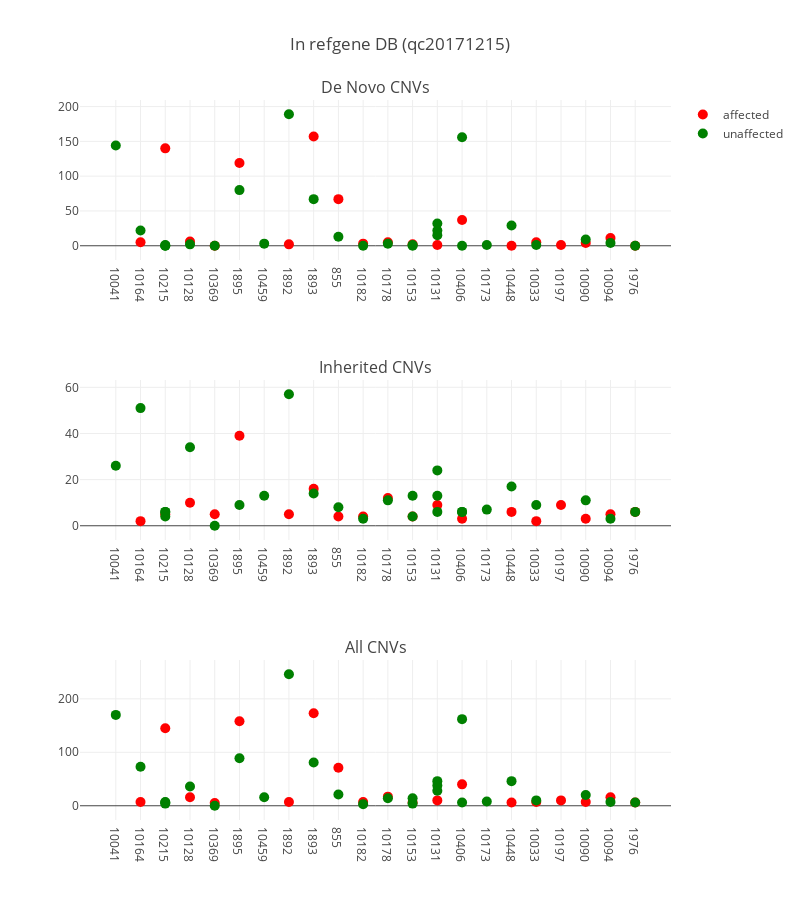

Notebook source saved alongside this figure:
### Code cell
for i in ['refgene', 'refexon', 'knowngene', 'brain']:
    plot_cnvs('/data/sudregp/cnv/penncnv/results/' + 
              'summary_%s_qc20171215.csv' % i,
              'In %s DB (qc20171215)' % i)

### Figure 1 — Plotly figure (JSON) as saved in the notebook; plotly's stock layout.template omitted (floating-point values rounded to 4 significant figures)
{"data": [{"hoverinfo": "text+y", "marker": {"color": "red", "size": 10}, "mode": "markers", "name": "affected", "showlegend": true, "text": ["CLIA_400122", "CLIA_400125", "CLIA_400153", "CCGO_800980", "CLIA_400132", "CLIA_400134", "CLIA_400163", "CLIA_400216", "CLIA_400121", "CLIA_400131", "CLIA_400128", "CLIA_400140", "CLIA_400178", "CLIA_400205", "CLIA_400127", "CLIA_400129", "CLIA_400123", "CLIA_400130", "CLIA_400204"], "type": "scatter", "x": [1, 2, 3, 4, 5, 7, 8, 9, 10, 11, 12, 13, 14, 16, 17, 18, 19, 20, 21], "xaxis": "x1", "y": [5, 140, 6, 0, 119, 2, 157, 67, 3, 5, 2, 1, 37, 0, 5, 1, 4, 11, 0], "yaxis": "y1"}, {"hoverinfo": "text+y", "hovertext": ["CLIA_400155", "CLIA_400135", "CLIA_400191", "CLIA_400189", "CLIA_400193", "CLIA_400152", "CCGO_800979", "CLIA_400158", "CLIA_400209", "CLIA_400175", "CLIA_400162", "CLIA_400133", "CLIA_400170", "CLIA_400159", "CLIA_400210", "CLIA_400212", "CLIA_400138", "CLIA_400139", "CLIA_400142", "CLIA_400179", "CLIA_400180", "CLIA_400148", "CLIA_400200", "CLIA_400166", "CLIA_400195", "CLIA_400144", "CLIA_400201"], "marker": {"color": "green", "size": 10}, "mode": "markers", "name": "unaffected", "showlegend": true, "type": "scatter", "x": [0, 1, 2, 2, 2, 3, 4, 5, 6, 7, 8, 9, 10, 11, 12, 12, 13, 13, 13, 14, 14, 15, 16, 17, 19, 20, 21], "xaxis": "x1", "y": [144, 22, 1, 0, 0, 2, 0, 80, 3, 189, 67, 13, 0, 3, 1, 0, 32, 15, 22, 156, 0, 1, 29, 1, 9, 4, 0], "yaxis": "y1"}, {"hoverinfo": "text+y", "marker": {"color": "red", "size": 10}, "mode": "markers", "name": "affected", "showlegend": false, "text": ["CLIA_400122", "CLIA_400125", "CLIA_400153", "CCGO_800980", "CLIA_400132", "CLIA_400134", "CLIA_400163", "CLIA_400216", "CLIA_400121", "CLIA_400131", "CLIA_400128", "CLIA_400140", "CLIA_400178", "CLIA_400205", "CLIA_400127", "CLIA_400129", "CLIA_400123", "CLIA_400130", "CLIA_400204"], "type": "scatter", "x": [1, 2, 3, 4, 5, 7, 8, 9, 10, 11, 12, 13, 14, 16, 17, 18, 19, 20, 21], "xaxis": "x2", "y": [2, 5, 10, 5, 39, 5, 16, 4, 4, 12, 4, 9, 3, 6, 2, 9, 3, 5, 6], "yaxis": "y2"}, {"hoverinfo": "text+y", "hovertext": ["CLIA_400155", "CLIA_400135", "CLIA_400191", "CLIA_400189", "CLIA_400193", "CLIA_400152", "CCGO_800979", "CLIA_400158", "CLIA_400209", "CLIA_400175", "CLIA_400162", "CLIA_400133", "CLIA_400170", "CLIA_400159", "CLIA_400210", "CLIA_400212", "CLIA_400138", "CLIA_400139", "CLIA_400142", "CLIA_400179", "CLIA_400180", "CLIA_400148", "CLIA_400200", "CLIA_400166", "CLIA_400195", "CLIA_400144", "CLIA_400201"], "marker": {"color": "green", "size": 10}, "mode": "markers", "name": "unaffected", "showlegend": false, "type": "scatter", "x": [0, 1, 2, 2, 2, 3, 4, 5, 6, 7, 8, 9, 10, 11, 12, 12, 13, 13, 13, 14, 14, 15, 16, 17, 19, 20, 21], "xaxis": "x2", "y": [26, 51, 6, 4, 6, 34, 0, 9, 13, 57, 14, 8, 3, 11, 13, 4, 6, 13, 24, 6, 6, 7, 17, 9, 11, 3, 6], "yaxis": "y2"}, {"hoverinfo": "text+y", "marker": {"color": "red", "size": 10}, "mode": "markers", "name": "affected", "showlegend": false, "text": ["CLIA_400122", "CLIA_400125", "CLIA_400153", "CCGO_800980", "CLIA_400132", "CLIA_400134", "CLIA_400163", "CLIA_400216", "CLIA_400121", "CLIA_400131", "CLIA_400128", "CLIA_400140", "CLIA_400178", "CLIA_400205", "CLIA_400127", "CLIA_400129", "CLIA_400123", "CLIA_400130", "CLIA_400204"], "type": "scatter", "x": [1, 2, 3, 4, 5, 7, 8, 9, 10, 11, 12, 13, 14, 16, 17, 18, 19, 20, 21], "xaxis": "x3", "y": [7, 145, 16, 5, 158, 7, 173, 71, 7, 17, 6, 10, 40, 6, 7, 10, 7, 16, 6], "yaxis": "y3"}, {"hoverinfo": "text+y", "hovertext": ["CLIA_400155", "CLIA_400135", "CLIA_400191", "CLIA_400189", "CLIA_400193", "CLIA_400152", "CCGO_800979", "CLIA_400158", "CLIA_400209", "CLIA_400175", "CLIA_400162", "CLIA_400133", "CLIA_400170", "CLIA_400159", "CLIA_400210", "CLIA_400212", "CLIA_400138", "CLIA_400139", "CLIA_400142", "CLIA_400179", "CLIA_400180", "CLIA_400148", "CLIA_400200", "CLIA_400166", "CLIA_400195", "CLIA_400144", "CLIA_400201"], "marker": {"color": "green", "size": 10}, "mode": "markers", "name": "unaffected", "showlegend": false, "type": "scatter", "x": [0, 1, 2, 2, 2, 3, 4, 5, 6, 7, 8, 9, 10, 11, 12, 12, 13, 13, 13, 14, 14, 15, 16, 17, 19, 20, 21], "xaxis": "x3", "y": [170, 73, 7, 4, 6, 36, 0, 89, 16, 246, 81, 21, 3, 14, 14, 4, 38, 28, 46, 162, 6, 8, 46, 10, 20, 7, 6], "yaxis": "y3"}], "layout": {"annotations": [{"font": {"size": 16}, "showarrow": false, "text": "De Novo CNVs", "x": 0.5, "xanchor": "center", "xref": "paper", "y": 1, "yanchor": "bottom", "yref": "paper"}, {"font": {"size": 16}, "showarrow": false, "text": "Inherited CNVs", "x": 0.5, "xanchor": "center", "xref": "paper", "y": 0.6111, "yanchor": "bottom", "yref": "paper"}, {"font": {"size": 16}, "showarrow": false, "text": "All CNVs", "x": 0.5, "xanchor": "center", "xref": "paper", "y": 0.2222, "yanchor": "bottom", "yref": "paper"}], "height": 900, "hovermode": "closest", "title": "In refgene DB (qc20171215)", "width": 800, "xaxis1": {"anchor": "y1", "domain": [0, 1], "ticktext": ["10041", "10164", "10215", "10128", "10369", "1895", "10459", "1892", "1893", "855", "10182", "10178", "10153", "10131", "10406", "10173", "10448", "10033", "10197", "10090", "10094", "1976"], "tickvals": [0, 1, 2, 3, 4, 5, 6, 7, 8, 9, 10, 11, 12, 13, 14, 15, 16, 17, 18, 19, 20, 21], "zeroline": false}, "xaxis2": {"anchor": "y2", "domain": [0, 1], "ticktext": ["10041", "10164", "10215", "10128", "10369", "1895", "10459", "1892", "1893", "855", "10182", "10178", "10153", "10131", "10406", "10173", "10448", "10033", "10197", "10090", "10094", "1976"], "tickvals": [0, 1, 2, 3, 4, 5, 6, 7, 8, 9, 10, 11, 12, 13, 14, 15, 16, 17, 18, 19, 20, 21], "zeroline": false}, "xaxis3": {"anchor": "y3", "domain": [0, 1], "ticktext": ["10041", "10164", "10215", "10128", "10369", "1895", "10459", "1892", "1893", "855", "10182", "10178", "10153", "10131", "10406", "10173", "10448", "10033", "10197", "10090", "10094", "1976"], "tickvals": [0, 1, 2, 3, 4, 5, 6, 7, 8, 9, 10, 11, 12, 13, 14, 15, 16, 17, 18, 19, 20, 21], "zeroline": false}, "yaxis1": {"anchor": "x1", "domain": [0.7778, 1]}, "yaxis2": {"anchor": "x2", "domain": [0.3889, 0.6111]}, "yaxis3": {"anchor": "x3", "domain": [0, 0.2222]}}}
